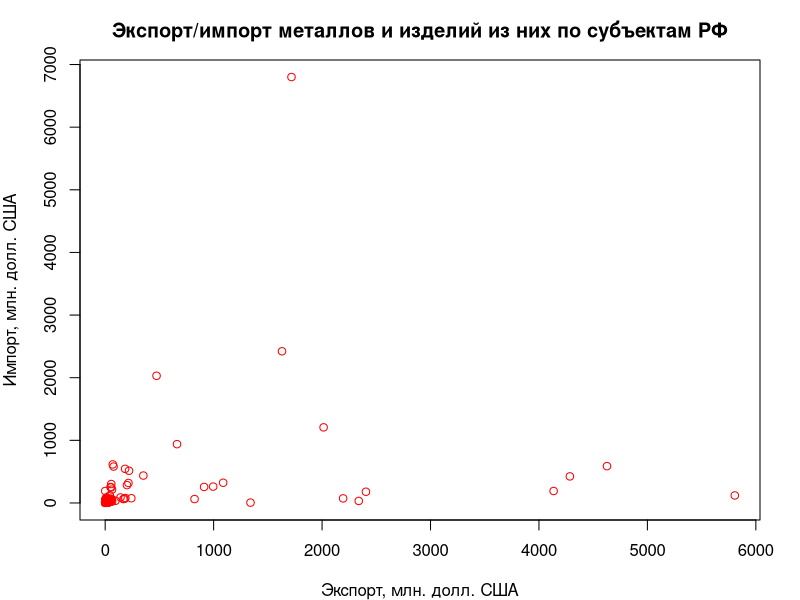
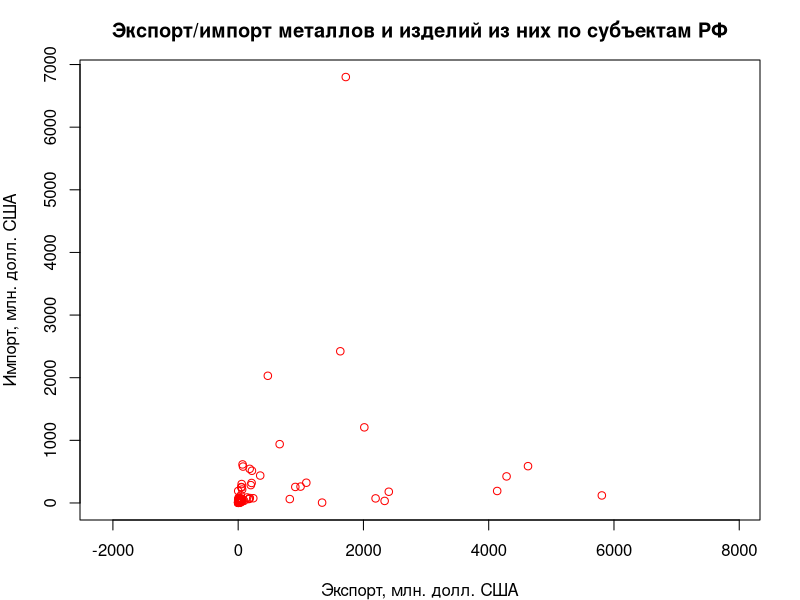
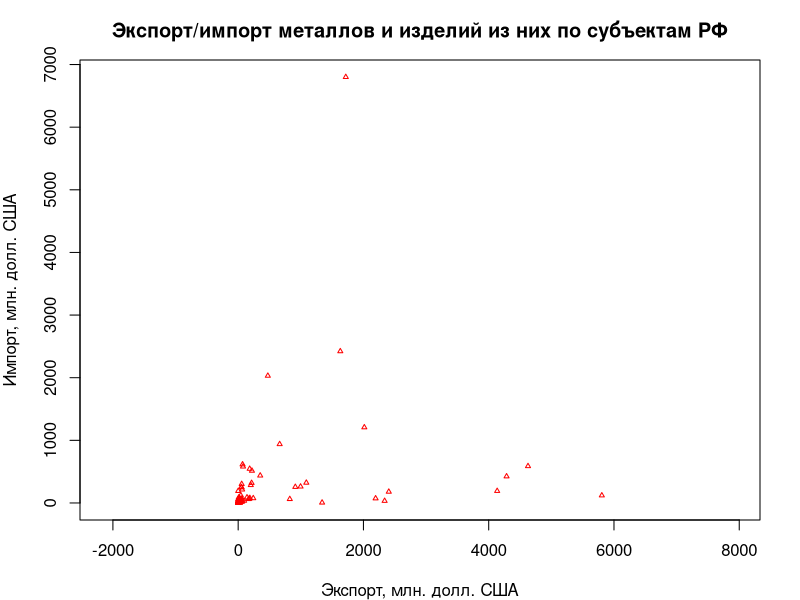
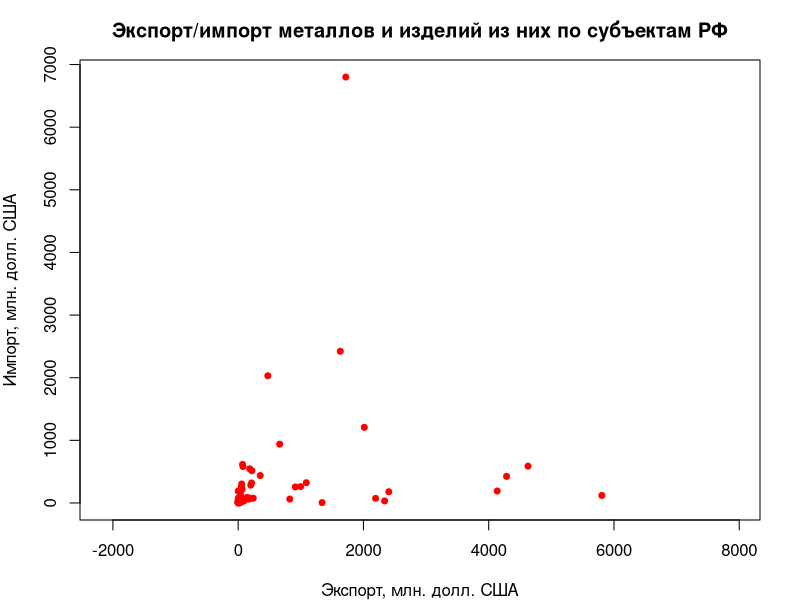
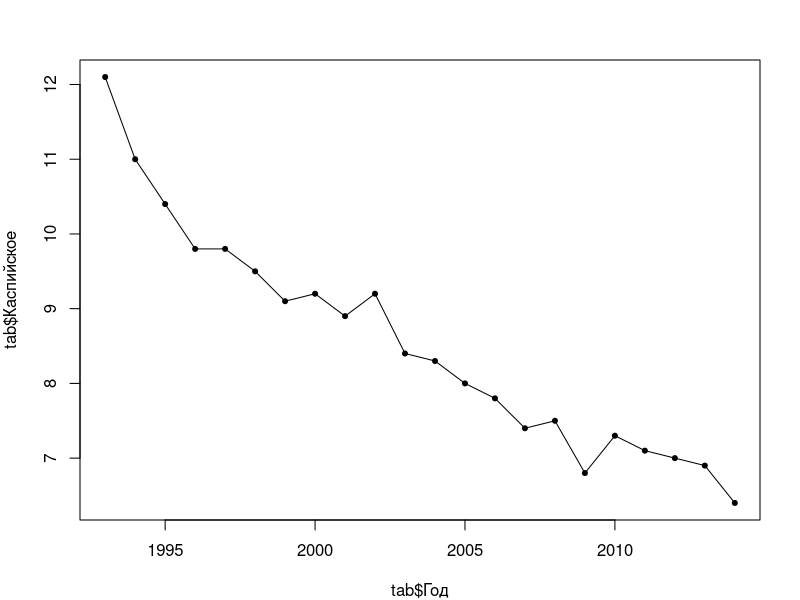
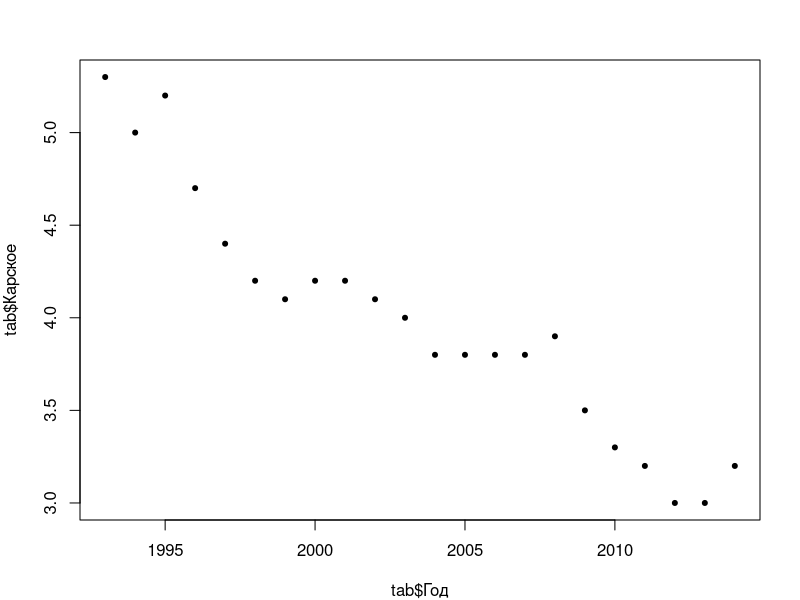
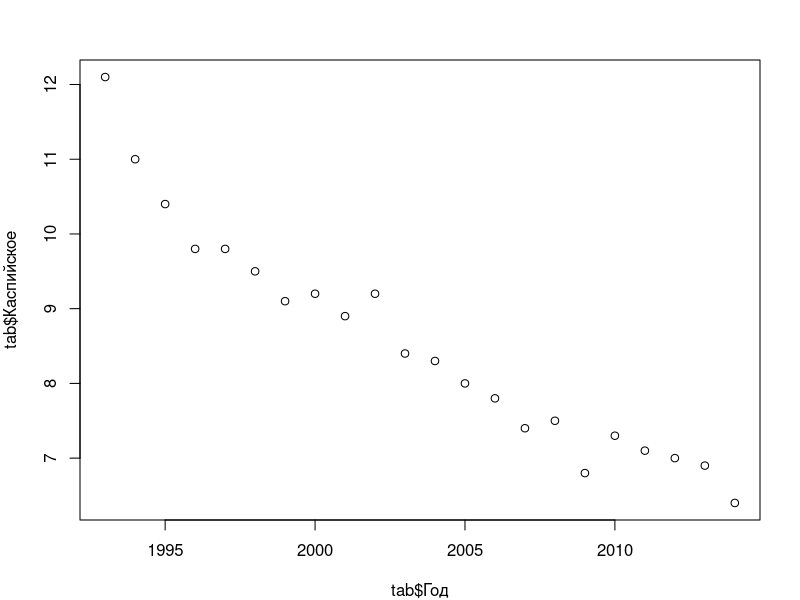
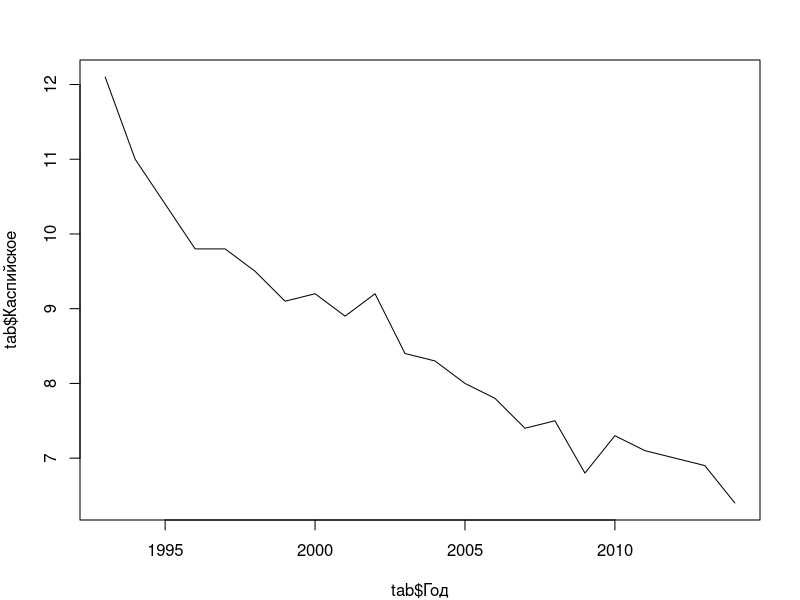

These charts were generated, in order, by the following R code:
## ---- chunk 1
library(datasets)
knitr::opts_knit$set(global.par = TRUE)
knitr::opts_knit$set(root.dir = "../")
knitr::opts_chunk$set(warning=FALSE, collapse=TRUE)
## ---- chunk 2
library(readxl)

# Прочтем таблицу по экспорту/импорту продукции в регионах России 
types = c("text", rep("numeric", 12))
tab = read_excel("data/ExpImp.xlsx", 1, col_types = types)

# Выгрузим данные по федеральным округам в отдельную таблицу
filter = grep("федеральный округ", tab$Регион)
okr = tab[filter, ]

# Отсортируем данные по федеральным округам в алфавитном порядке:
okr = okr[order(okr$Регион), ]

# Выгрузим данные по субъектам в отдельную таблицу
filter = grepl("федеральный округ|Федерация|числе",tab$Регион)
sub = tab[!filter, ]
## ---- chunk 3
par(mar=c(4,4,3,2))
# Диаграмма рассеяния по экспорту и импорту:
plot(sub$МетЭкспорт, 
     sub$МетИмпорт,
     col="red", 
     xlab="Экспорт, млн. долл. США", 
     ylab = "Импорт, млн. долл. США", 
     main = "Экспорт/импорт металлов и изделий из них по субъектам РФ")
## ---- chunk 4
plot(sub$МетЭкспорт, 
     sub$МетИмпорт, 
     col="red", 
     xlab="Экспорт, млн. долл. США", 
     ylab = "Импорт, млн. долл. США", 
     main = "Экспорт/импорт металлов и изделий из них по субъектам РФ", 
     asp = 1)
## ---- chunk 5
plot(sub$МетЭкспорт, 
     sub$МетИмпорт, 
     col="red", 
     xlab="Экспорт, млн. долл. США", 
     ylab = "Импорт, млн. долл. США", 
     main = "Экспорт/импорт металлов и изделий из них по субъектам РФ", 
     asp = 1,
     pch = 2, 
     cex = 0.5)
plot(sub$МетЭкспорт, 
     sub$МетИмпорт, 
     col="red", 
     xlab="Экспорт, млн. долл. США", 
     ylab = "Импорт, млн. долл. США", 
     main = "Экспорт/импорт металлов и изделий из них по субъектам РФ", 
     asp = 1,
     pch = 20, 
     cex = 1.2)
## ---- chunk 6
tab = readr::read_csv2("data/oxr_vod.csv")
plot(tab$Год, tab$Каспийское, pch=20) # для начала нанесем точки
lines(tab$Год, tab$Каспийское) # теперь нанесем линии
## ---- chunk 7
plot(tab$Год, tab$Карское,pch=20)
plot(tab$Год, tab$Каспийское, type="p")
plot(tab$Год, tab$Каспийское, type="l")
plot(tab$Год, tab$Каспийское, type="b")
plot(tab$Год, tab$Каспийское, type="c")
plot(tab$Год, tab$Каспийское, type="o")
plot(tab$Год, tab$Каспийское, type="h")
plot(tab$Год, tab$Каспийское, type="s")
## ---- chunk 8
plot(tab$Год, tab$Каспийское, type="l", lwd = 2, lty = 1)
plot(tab$Год, tab$Каспийское, type="l", lwd = 3, lty = 2)
plot(tab$Год, tab$Каспийское, type="l", lwd = 1, lty = 3)
## ---- chunk 9
plot(tab$Год, 
     tab$Каспийское, 
     pch=20, 
     type="o", 
     ylim = c(0,12), 
     col="red3")

# Добавим теперь на существующий график новый ряд данных, используя функции points() и lines():
points(tab$Год, tab$Карское, pch=20, col="forestgreen")
lines(tab$Год, tab$Карское, pch=20, col="forestgreen")
## ---- chunk 10
xrange = range(tab$Год) # вычислим диапазон по оси X
yrange = range(tab$Каспийское, tab$Карское, tab$Азовское) # вычислим диапазон по оси Y

# Построим пустой график, охватывающий полный диапазон данных, и имеющий все необходимые сопроводительные элементы
plot(xrange,
     yrange,
     main="Объем сброса загрязненных сточных вод", 
     xlab="Год", 
     ylab="млрд.куб.м",
     type = "n") # n означает, что ряд данных рисоваться не будет

# Теперь добавим на график ряды данных
points(tab$Год, tab$Каспийское, pch=20, col="red3")
lines(tab$Год, tab$Каспийское, pch=20, col="red3")

points(tab$Год, tab$Карское, pch=20, col="forestgreen")
lines(tab$Год, tab$Карское, pch=20, col="forestgreen")

points(tab$Год, tab$Азовское, pch=20, col="steelblue")
lines(tab$Год, tab$Азовское, pch=20, col="steelblue")
## ---- chunk 11
plot(okr$МетЭкспорт, 
     okr$МетИмпорт, 
     col=rgb(1,0,0,0.5), 
     xlab="Экспорт, млн. долл. США", 
     ylab = "Импорт, млн. долл. США", 
     main = "Экспорт/импорт металлов и изделий из них по ФО РФ (2013 г.)", 
     asp = 1,
     pch = 20, 
     cex = 2+log(sub$МетИмпорт/sub$МетЭкспорт)) # размер кружка зависит от соотношения импорта и экспорта
## ---- chunk 12
hist(sub$ПродЭкспорт)
# Карманы будут от 0 до 3000 через 100. Заодно добавим цвет:
hist(sub$ПродЭкспорт, breaks = seq(0,3000,100), col="olivedrab3")
## ---- chunk 13
hist(sub$ПродЭкспорт[sub$ПродЭкспорт < 300], col = "olivedrab3", breaks = seq(0, 300, 20))
## ---- chunk 14
hist(log(sub$ПродЭкспорт), col = "olivedrab3")
## ---- chunk 15
barplot(okr$ХимЭкспорт)

# Или даже просто вектор натуральных чисел от -5 до 5:
barplot(-5:5)

# Если у каждого столбика есть название, 
# нужно передать вектор названий в аргумент names.arg = 
barplot(okr$ХимЭкспорт, names.arg = okr$Регион)

# при наличии длинных подписей удобнее столбчатую диаграмму разместить горизонтально, используя параметр horiz = TRUE.
barplot(okr$ХимЭкспорт, names.arg = okr$Регион, horiz=TRUE)
## ---- chunk 16
barplot(okr$ХимЭкспорт, names.arg = okr$Регион, horiz=TRUE, las = 1)
## ---- chunk 17
names = sub("федеральный округ", "", okr$Регион) # "" - означает пустая строка
barplot(okr$ХимЭкспорт, names.arg = names, horiz = TRUE, las = 1)
## ---- chunk 18
# mar=c(bottom, left, top, right)
# The default is c(5, 4, 4, 2) + 0.1.
## ---- chunk 19
margins.default = par("mar") # запишем текущее значение, чтобы восстановить его потом
par(mar = c(5, 10, 4, 2)) # увеличим поле left до 10 условных единиц
barplot(okr$ХимЭкспорт, names.arg = names, horiz=TRUE, las = 1)
## ---- chunk 20
barplot(okr$ХимЭкспорт, 
        names.arg = names, 
        main = "Экспорт продукции химической промышленности", 
        xlab = "млн долл. США", 
        horiz = TRUE, 
        las = 1)

# Чтобы увеличить диапазон оси X, можно использовать параметр xlim = c(min, max):
barplot(okr$ХимЭкспорт, 
        names.arg = names, 
        main = "Экспорт продукции химической промышленности", 
        xlab = "млн долл. США", 
        horiz = TRUE, 
        las = 1, 
        xlim = c(0,12000))
## ---- chunk 21
par(mar = c(5, 5, 5, 5)) # установим поля

pie(okr$ХимЭкспорт)

# вместо номеров можно использовать подписи секторов, добавив второй параметр:
pie(okr$ХимЭкспорт, names)

# в каждую метку можно добавить процент данного округа в общей массе. Для этого его нужно сначала посчитать:
percentage = 100 * okr$ХимЭкспорт / sum(okr$ХимЭкспорт)

# и округлить до 1 знака после запятой:
percentage = round(percentage, digits = 1)
## ---- chunk 22

names2=paste(names, " (", percentage, "%)", sep = "")

# Используем для аннотирования круговых секторов:
pie(okr$ХимЭкспорт, names2)

# Добавить заголовок можно также с помощью параметра main =
pie(okr$ХимЭкспорт, names2, main = "Доля федеральных округов в экспорте продукции химической промышленности")
## ---- chunk 23
pie(okr$ХимЭкспорт, names2, main = "Доля федеральных округов в экспорте \n продукции химической промышленности")
## ---- chunk 24
pie(okr$ХимЭкспорт, 
    names2, 
    main = "Доля федеральных округов в экспорте \n продукции химической промышленности", 
    clockwise = TRUE)
## ---- chunk 25
head(colors())
## ---- chunk 26
par(mar = c(5, 10, 4, 2)) # увеличим поле left до 10 условных единиц
barplot(okr$ХимЭкспорт, 
        names.arg = names, 
        main = "Экспорт продукции химической промышленности", 
        xlab = "млн долл. США", 
        horiz = TRUE, 
        las = 1, 
        xlim = c(0,12000), 
        col = "steelblue")
## ---- chunk 27
violet = rgb(0.4, 0, 0.6)
barplot(okr$ХимЭкспорт, 
        names.arg = names, 
        main = "Экспорт продукции химической промышленности", 
        xlab = "млн долл. США", 
        horiz = TRUE, 
        las = 1, 
        xlim = c(0,12000), 
        col = violet)
## ---- chunk 28
violet.transp = adjustcolor(violet, alpha = 0.5)
barplot(okr$ХимЭкспорт, 
        names.arg = names, 
        main = "Экспорт продукции химической промышленности", 
        xlab = "млн долл. США", 
        horiz = TRUE, 
        las = 1, 
        xlim = c(0,12000), 
        col = violet.transp)

green.transp = rgb(0, 1, 0, 0.5) # появился четвертый параметр
barplot(okr$ХимЭкспорт, 
        names.arg = names, 
        main = "Экспорт продукции химической промышленности", 
        xlab = "млн долл. США", 
        horiz = TRUE, 
        las = 1, 
        xlim = c(0,12000), 
        col = green.transp)
## ---- chunk 29
colors = c("red", "green", "blue", "orange", "yellow", "pink", "white","black")

barplot(okr$ХимЭкспорт, 
        names.arg = names, 
        main = "Экспорт продукции химической промышленности", 
        xlab = "млн долл. США", 
        horiz = TRUE, 
        las = 1, 
        xlim = c(0,12000), 
        col = colors)
## ---- chunk 30
colors = rep("gray", 8) # сделаем 8 серых цветов
colors[2] = "red"
colors[7] = "red"
barplot(okr$ХимЭкспорт, 
        names.arg = names, 
        main = "Экспорт продукции химической промышленности", 
        xlab = "млн долл. США", 
        horiz = TRUE, 
        las = 1, 
        xlim = c(0,12000), 
        col = colors)
## ---- chunk 31
colors=c("gray","steelblue")
barplot(okr$ХимЭкспорт, 
        names.arg = names, 
        main = "Экспорт продукции химической промышленности", 
        xlab = "млн долл. США", 
        horiz =TRUE, 
        las = 1, 
        xlim = c(0, 12000), 
        col = colors)
## ---- chunk 32
# задаем 2 опорных цвета: черный  белый
palet=colorRampPalette(c("black","white")) 

# и автоматически генерируем 8 цветов между ними:
colors=palet(8)

# используем их для отображения:
barplot(okr$ХимЭкспорт, 
        names.arg = names, 
        main = "Экспорт продукции химической промышленности", 
        xlab = "млн долл. США", 
        horiz = TRUE, 
        las = 1, 
        xlim = c(0, 12000), 
        col= colors)

# вы можете включить в палитру произвольное количество цветов:
palet=colorRampPalette(c("steelblue","white","purple4")) 
colors=palet(8)
barplot(okr$ХимЭкспорт, 
        names.arg = names, 
        main = "Экспорт продукции химической промышленности", 
        xlab = "млн долл. США", 
        horiz=TRUE, 
        las = 1, 
        xlim = c(0, 12000), 
        col= colors)
## ---- chunk 33
pie(okr$ХимЭкспорт, names2, main = "Доля федеральных округов в экспорте \n продукции химической промышленности", col=rainbow(length(names2)))
pie(okr$ХимЭкспорт, names2, main = "Доля федеральных округов в экспорте \n продукции химической промышленности", col=sample(colors(),5))
## ---- chunk 34
par(mar = c(0,5,0,0))
## ---- chunk 35
library(RColorBrewer) # Откроем библиотеку RColorBrewer:
display.brewer.all() # Посмотрим, какие в ней имеются палитры
## ---- chunk 36
par(mar = c(5,5,5,5))
## ---- chunk 37
# выберем цвета из палитры Set2 по количеству секторов в круге:
colors = brewer.pal(length(names2),"Set1")

# И используем их при визуализации
par(mar = c(5, 5, 5, 5)) # установим поля
pie(okr$ХимЭкспорт, names2, main = "Доля федеральных округов в экспорте \n продукции химической промышленности", col=colors)

# Попробуем палитру Accent:
pie(okr$ХимЭкспорт, names2, main = "Доля федеральных округов в экспорте \n продукции химической промышленности", col=brewer.pal(length(names2),"Accent"))
## ---- chunk 38
plot(tab$Год, 
     tab$Каспийское, 
     pch=20, 
     type="o", 
     ylim = c(0,12), 
     col="red3", 
     main="Объем сброса загрязненных сточных вод", 
     xlab="Год", 
     ylab="млрд.куб.м",
     cex.axis=0.8, 
     cex.lab=0.7, 
     cex.main=0.9, 
     cex = 0.8)

points(tab$Год, tab$Карское, pch=20, col="forestgreen",cex = 0.8)
lines(tab$Год, tab$Карское, pch=20, col="forestgreen")

points(tab$Год, tab$Азовское, pch=20, col="steelblue",cex = 0.8)
lines(tab$Год, tab$Азовское, pch=20, col="steelblue")
## ---- chunk 39
plot(tab$Год, 
     tab$Каспийское, 
     pch=20, 
     type="o", 
     ylim = c(0,12), 
     col="red3", 
     main="Объем сброса загрязненных сточных вод", 
     xlab="Год", 
     ylab="млрд.куб.м",
     cex.axis=0.8, 
     cex.lab=0.7, 
     cex.main=0.9, 
     col.lab = "grey50", 
     fg = "grey40")
points(tab$Год, tab$Карское, pch=20, col="forestgreen")
lines(tab$Год, tab$Карское, pch=20, col="forestgreen")
points(tab$Год, tab$Азовское, pch=20, col="steelblue")
lines(tab$Год, tab$Азовское, pch=20, col="steelblue")
## ---- chunk 40
plot(tab$Год, 
     tab$Каспийское,
     type = "l",
     axes = FALSE)

axis(side = 1, 
     at = seq(min(tab$Год), max(tab$Год), 1),
     tck = -0.02,
     labels = FALSE) # разметим ось X через 1 год, но рисовать подписи не будем

axis(side = 1, 
     at = seq(min(tab$Год), max(tab$Год), 3), # а подписи расставим через 3 года
     tck = 0) # но рисовать метки не будем

# разметим ось Y через 1 млрд куб. м., округлив предварительно минимальное и максимальное значение до ближайшего целого снизу и сверху соответственно
axis(side = 2, 
     at = seq(floor(min(tab$Каспийское)), ceiling(max(tab$Каспийское)), 1),
     tck = -0.02) 

box() # добавим рамку для красоты
## ---- chunk 41
plot(tab$Год, 
     tab$Каспийское,
     type = "l",
     col = "red")
grid()
## ---- chunk 42
plot(tab$Год, 
     tab$Каспийское,
    type = "l",
    col = "red")
grid(10, 5)
## ---- chunk 43
plot(tab$Год, 
     tab$Каспийское, 
     type="n") # режим 'n' позволяет ничего не рисовать, но заложить поле графика в соответствии с данными, указанными в параметрах x и y

# Вычисляем линии сетки
xlines = seq(min(tab$Год), max(tab$Год), 1)
ylines = seq(ceiling(min(tab$Каспийское)),
              floor(max(tab$Каспийское)), 1)

# Рисуем линии сетки
abline(h = ylines, v = xlines, col = "lightgray")

# Рисуем график
lines(tab$Год, 
     tab$Каспийское, 
     col="red3")
points(tab$Год, 
     tab$Каспийское,
     pch = 20,
     col="red3")

# Выделяем значение 10 по оси Y:
abline(h = 10, col = "blue", lwd = 2)

# Рисуем дополнительно рамку, т.к. сетку координат мы рисовали после графика
box()
## ---- chunk 44

## ---- chunk 45
par(mar = margins.default)

# Найдем ограничивающий прямоугольник вокруг всех рядов данных
xrange = range(tab$Год)
yrange = range(tab$Каспийское, tab$Карское, tab$Азовское)

# Построим пустой график с разметкой осей и всеми заголовками
plot(xrange, 
     yrange, 
     type="n", 
     main="Объем сброса загрязненных сточных вод", 
     xlab="Год", 
     ylab="млрд.куб.м",
     cex.axis=0.8, 
     cex.lab=0.7, 
     cex.main=0.9, 
     col.lab = "grey50", 
     fg = "grey40")

# Добавим на график сетку координат
grid()

# Добавим на график данные
points(tab$Год, tab$Каспийское, pch=20, col="red3")
lines(tab$Год, tab$Каспийское, pch=20, col="red3")

points(tab$Год, tab$Карское, pch=20, col="forestgreen")
lines(tab$Год, tab$Карское, pch=20, col="forestgreen")

points(tab$Год, tab$Азовское, pch=20, col="steelblue")
lines(tab$Год, tab$Азовское, pch=20, col="steelblue")

# Определим положение, названия и цвета:
main = "Море"
location = "topright"
labels = c("Каспийское", "Карское", "Азовское")
colors = c("red3", "forestgreen", "steelblue")

# Если цвет передать в параметр fill, то по умолчанию
# нарисуются цветовые плашки:
legend(location, labels, title = main, fill=colors)
## ---- chunk 46

